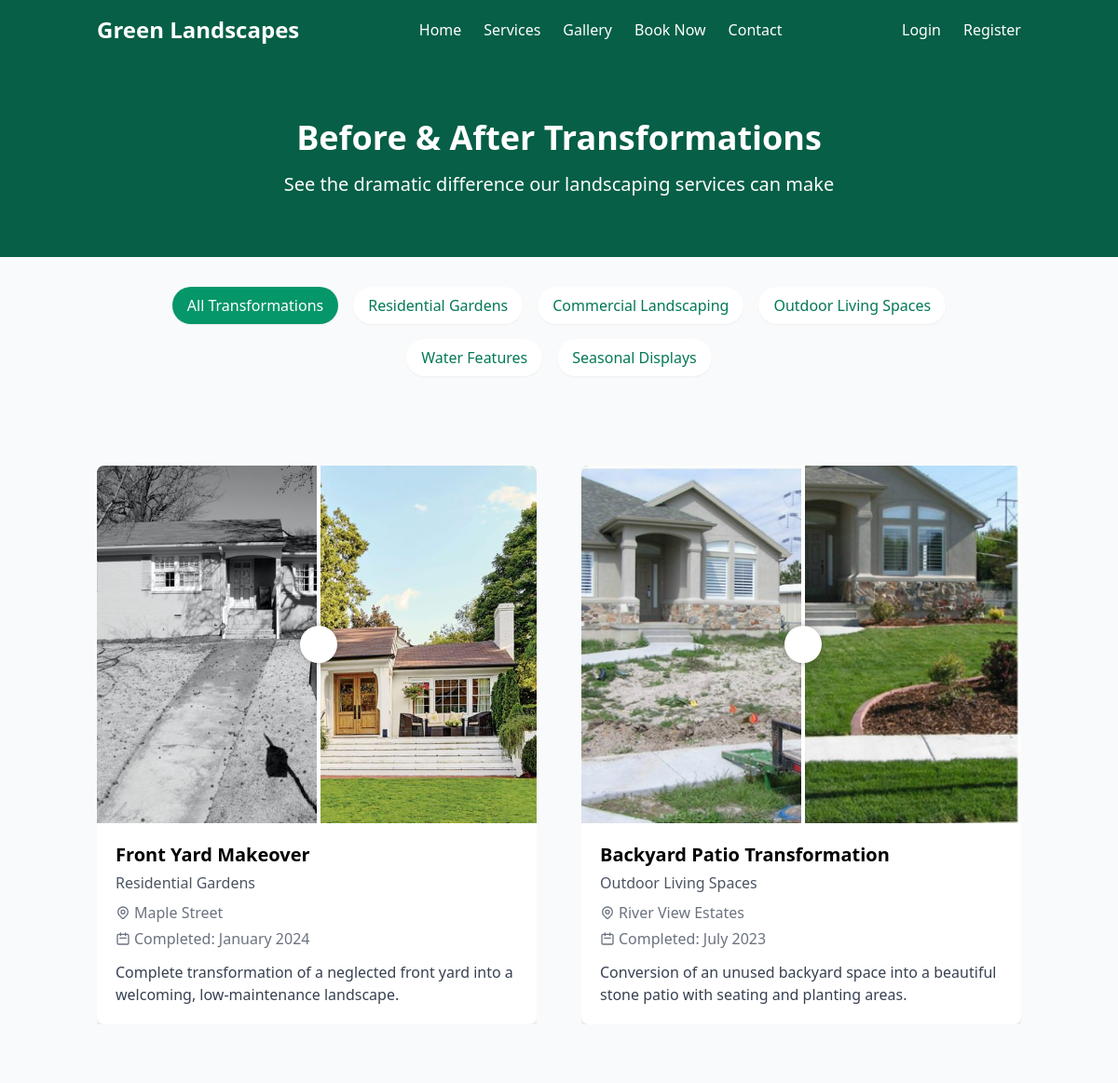
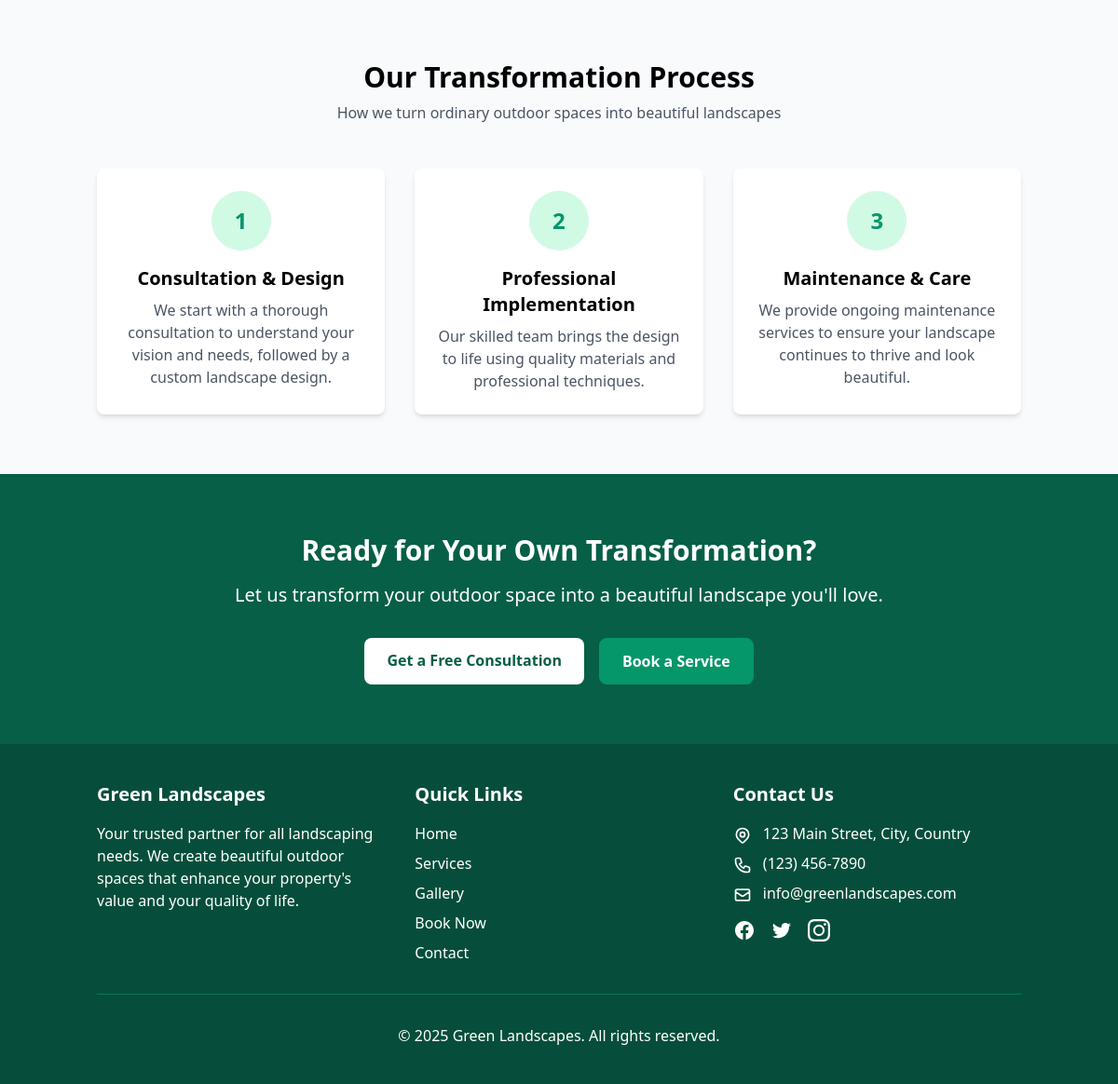
The page /gallery/before-after/ on the database its author committed (2 pictures, top to bottom).
### gallery/models.py (models this page shows, shortened)
class GalleryCategory(models.Model):
    name = models.CharField(max_length=100)
    description = models.TextField(blank=True)
    slug = models.SlugField(max_length=120, unique=True, blank=True)
    class Meta:
        verbose_name_plural = "Gallery Categories"

class BeforeAfterImage(models.Model):
    title = models.CharField(max_length=200)
    description = models.TextField()
    category = models.ForeignKey(GalleryCategory, on_delete=models.CASCADE, related_name='before_after_images')
    before_image = models.ImageField(upload_to=get_upload_path, null=True, blank=True)
    after_image = models.ImageField(upload_to=get_upload_path, null=True, blank=True)
    location = models.CharField(max_length=255, blank=True)
    completion_date = models.DateField(blank=True, null=True)
    is_featured = models.BooleanField(default=False)
    created_at = models.DateTimeField(auto_now_add=True)
    class Meta:
        ordering = ['-completion_date', '-created_at']
        verbose_name_plural = "Before/After Images"

### gallery/views.py (the view)
# urls.py: path('before-after/', views.BeforeAfterView.as_view(), name='before_after'),
class BeforeAfterView(ListView):
    model = BeforeAfterImage
    template_name = 'gallery/before_after.html'
    context_object_name = 'before_after_images'
    def get_context_data(self, **kwargs):
        context = super().get_context_data(**kwargs)
        context['categories'] = GalleryCategory.objects.all()
        return context

### templates/gallery/before_after.html (shortened to what this page needs)
{% extends 'base.html' %}
{% load static %}
{% block content %}
<section class="bg-green-800 text-white py-16">
    <div class="container mx-auto px-4 text-center">
        <h1 class="text-4xl font-bold mb-4">Before & After Transformations</h1>
        <p class="text-xl max-w-3xl mx-auto">See the dramatic difference our landscaping services can make</p>
    </div>
</section>
{% if categories %}
<section class="py-8 bg-gray-50">
    <div class="container mx-auto px-4">
        <div class="flex flex-wrap justify-center gap-4 gallery-filters">
            <button data-filter="all" class="gallery-filter-btn active bg-green-600 text-white px-4 py-2 rounded-full shadow-sm hover:shadow-md transition duration-300">
                All Transformations
            </button>
            {% for category in categories %}
            <button data-filter="{{ category.slug }}" class="gallery-filter-btn bg-white text-green-700 px-4 py-2 rounded-full shadow-sm hover:shadow-md transition duration-300">
                {{ category.name }}
            </button>
            {% endfor %}
        </div>
    </div>
</section>
{% endif %}
<section class="py-16">
    <div class="container mx-auto px-4">
        {% if before_after_images %}
            <div class="grid grid-cols-1 md:grid-cols-2 gap-12">
                {% for item in before_after_images %}
                <div class="gallery-item" data-category="{{ item.category.slug }}">
                    <div class="bg-white rounded-lg shadow-lg overflow-hidden">
                        <div class="before-after-slider h-96 relative">
                            <div class="slider-before h-full">
                                {% if item.before_image and item.before_image.url %}
                                    <img src="{{ item.before_image.url }}" alt="Before: {{ item.title|default:'Before transformation' }}" class="w-full h-full object-cover">
                                {% else %}
                                    <div class="w-full h-full bg-gray-100 flex items-center justify-center">
                                        <span class="text-gray-500">Before image not available</span>
                                    </div>
                                {% endif %}
                            </div>
                            {% if item.after_image and item.after_image.url and item.before_image and item.before_image.url %}
                                <div class="slider-handle"></div>
                            {% endif %}
                        </div>
                        <div class="p-5">
                            <h3 class="font-bold text-xl mb-1">{{ item.title }}</h3>
                            <p class="text-gray-600 mb-2">{{ item.category.name }}</p>
                            {% if item.location %}
                            <p class="text-gray-500 flex items-center">
                                {{ item.location }}
                            </p>
                            {% endif %}
                            {% if item.completion_date %}
                            <p class="text-gray-500 flex items-center mt-1">
                                <svg class="h-4 w-4 mr-1" fill="none" stroke="currentColor" viewBox="0 0 24 24" xmlns="http://www.w3.org/2000/svg">
                                    <path stroke-linecap="round" stroke-linejoin="round" stroke-width="2" d="M8 7V3m8 4V3m-9 8h10M5 21h14a2 2 0 002-2V7a2 2 0 00-2-2H5a2 2 0 00-2 2v12a2 2 0 002 2z"></path>
                                </svg>
                                Completed: {{ item.completion_date|date:"F Y" }}
                            </p>
                            {% endif %}
                            <div class="mt-3">
                                <p class="text-gray-700">{{ item.description|truncatewords:30 }}</p>
                            </div>
                        </div>
                    </div>
                </div>
                {% endfor %}
            </div>
        {% else %}
            <div class="text-center py-12">
                <p class="text-gray-600">No before & after transformations available at the moment. Please check back later for updates.</p>
            </div>
        {% endif %}
    </div>
</section>
<section class="py-16 bg-gray-50">
    <div class="container mx-auto px-4">
        <div class="text-center mb-12">
            <h2 class="text-3xl font-bold mb-2">Our Transformation Process</h2>
            <p class="text-gray-600 max-w-3xl mx-auto">How we turn ordinary outdoor spaces into beautiful landscapes</p>
        </div>
        <div class="grid grid-cols-1 md:grid-cols-3 gap-8">
            <div class="bg-white p-6 rounded-lg shadow-md text-center">
                <div class="w-16 h-16 bg-green-100 rounded-full flex items-center justify-center mx-auto mb-4">
                    <span class="text-green-600 text-2xl font-bold">1</span>
                </div>
                <h3 class="text-xl font-bold mb-2">Consultation & Design</h3>
                <p class="text-gray-600">We start with a thorough consultation to understand your vision and needs, followed by a custom landscape design.</p>
            </div>
            <div class="bg-white p-6 rounded-lg shadow-md text-center">
                <div class="w-16 h-16 bg-green-100 rounded-full flex items-center justify-center mx-auto mb-4">
                    <span class="text-green-600 text-2xl font-bold">2</span>
                </div>
                <h3 class="text-xl font-bold mb-2">Professional Implementation</h3>
                <p class="text-gray-600">Our skilled team brings the design to life using quality materials and professional techniques.</p>
            </div>
            <div class="bg-white p-6 rounded-lg shadow-md text-center">
                <div class="w-16 h-16 bg-green-100 rounded-full flex items-center justify-center mx-auto mb-4">
                    <span class="text-green-600 text-2xl font-bold">3</span>
                </div>
                <h3 class="text-xl font-bold mb-2">Maintenance & Care</h3>
                <p class="text-gray-600">We provide ongoing maintenance services to ensure your landscape continues to thrive and look beautiful.</p>
            </div>
        </div>
    </div>
</section>
<section class="py-16 bg-green-800 text-white">
    <div class="container mx-auto px-4 text-center">
        <h2 class="text-3xl font-bold mb-4">Ready for Your Own Transformation?</h2>
        <p class="text-xl mb-8 max-w-3xl mx-auto">Let us transform your outdoor space into a beautiful landscape you'll love.</p>
        <div class="flex flex-wrap justify-center gap-4">
            <a href="{% url 'core:contact' %}" class="bg-white hover:bg-gray-100 text-green-800 font-bold py-3 px-6 rounded-lg transition duration-300">
                Get a Free Consultation
            </a>
            <a href="{% url 'bookings:bookings' %}" class="bg-green-600 hover:bg-green-700 text-white font-bold py-3 px-6 rounded-lg border border-green-600 transition duration-300">
                Book a Service
            </a>
        </div>
    </div>
</section>
{% endblock %}

### static/css/styles.css (style rules this page uses)
.gallery-item { overflow: hidden; }
.before-after-slider { position: relative; overflow: hidden; }
.slider-before, .slider-after { width: 100%; height: 100%; }
.slider-before { position: absolute; top: 0; left: 0; width: 50%; overflow: hidden; }
.slider-handle { position: absolute; top: 0; bottom: 0; left: 50%; width: 4px; background: #fff; cursor: ew-resize; z-index: 10; }
.slider-handle::after { content: ''; position: absolute; top: 50%; left: 50%; transform: translate(-50%, -50%); width: 40px; height: 40px; background: #fff; border-radius: 50%; box-shadow: 0 0 10px rgba(0, 0, 0, 0.3); }

### rows shown on the page
GalleryCategory: name "Residential Gardens"
GalleryCategory: name "Commercial Landscaping"
GalleryCategory: name "Outdoor Living Spaces"
GalleryCategory: name "Water Features"
GalleryCategory: name "Seasonal Displays"
BeforeAfterImage: before_image (picture), title "Front Yard Makeover", category.name "Residential Gardens", location "Maple Street", completion_date "January 2024", description "Complete transformation of a neglected front yard into a welcoming, low-maintenance landscape."
BeforeAfterImage: before_image (picture), title "Backyard Patio Transformation", category.name "Outdoor Living Spaces", location "River View Estates", completion_date "July 2023", description "Conversion of an unused backyard space into a beautiful stone patio with seating and planting areas."
